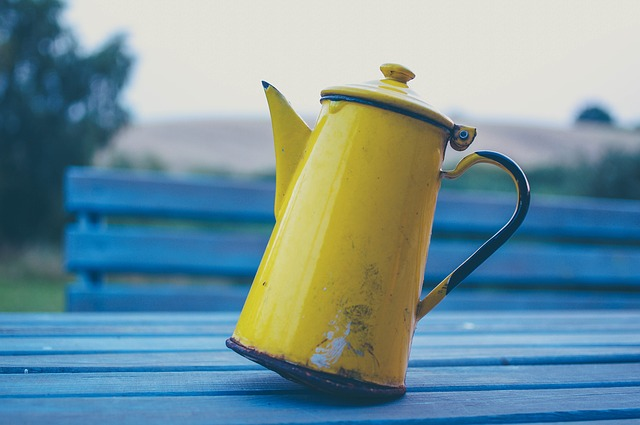
%> input picture VisionComputador/E1/macro.jpg, 640 x 425 px
$ octave blog1.m   (GNU Octave 9; MATLAB toolbox functions it lacks are replaced by stand-ins)
%> lines starting %> are read from the running program, lines starting %| are printed output that depends on the picture; in (x1, y1, x2, y2) boxes, pixels count from 0 and x2, y2 are one past the last pixel; in counts of white or black regions, pixels touching at a corner belong together; the program's own positions count from 1
%Leo la imagen
I = imread('macro.jpg');
%> I is the input picture: size 425x640x3 uint8; mean R, G, B 116.1, 146.8, 154.7

%Paso a escala de grises
GRIS = rgb2gray(I);
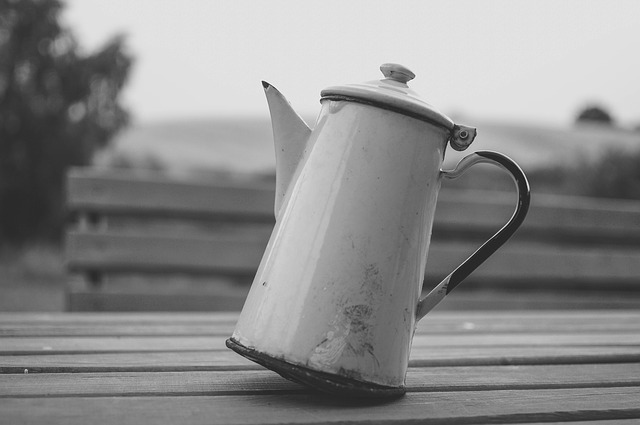
%> GRIS: size 425x640 uint8; min 17, max 253, mean 138.5

%Reducir la resolucion de la imagen
I2 = imresize(I, 0.5);

%Muestro el histograma de la imagen en escala de grises
histograma = imhist(GRIS,256);
%> histograma = 256 values, max 20807 at index 226, min 0 at index 1, mean 1062.5

%Binariza a blanco y negro
nivel = 0.5; %Nivel entre 0 y 1
BW = im2bw(I,nivel);
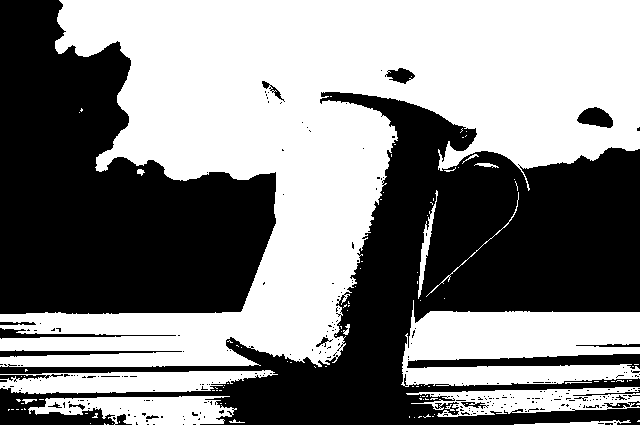
%> BW: size 425x640 logical; 52.2% white; 284 black regions (263 under 20 px), largest, box (x1, y1, x2, y2) and area: (0, 92, 640, 425) 69381, (0, 0, 276, 314) 54758, (407, 354, 640, 369) 2016

%Muestro las figuras en una grafica
subplot(2,3,1), imshow(I), title('Original');
subplot(2,3,2), imshow(GRIS), title('Grises');
subplot(2,3,3), bar(histograma), title('Histograma');
subplot(2,3,4), imshow(BW), title('Blanco y Negro');
subplot(2,3,5), imshow(I2), title('Mitad resolucion');
%> after `title('Mitad resolucion')`:
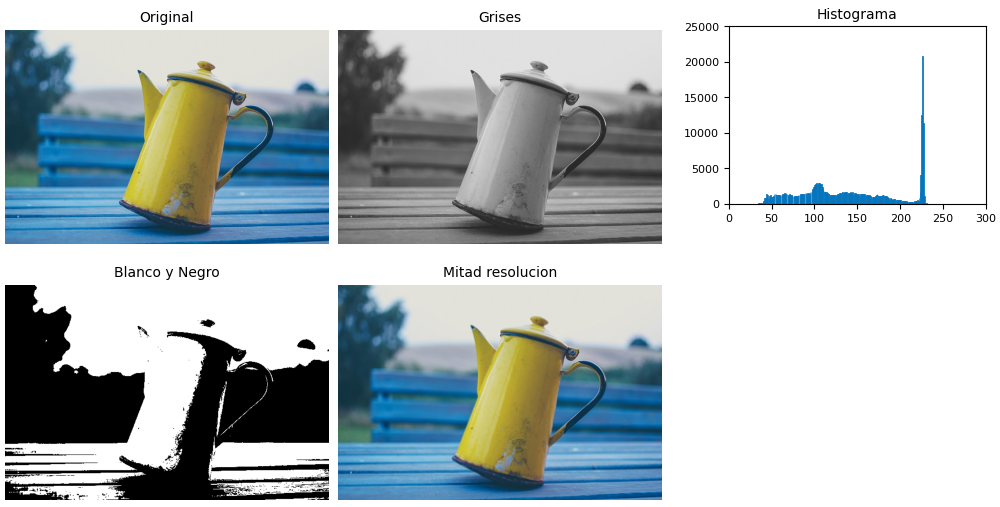
%> figure redrawn from the program's plot data, 5 panels
